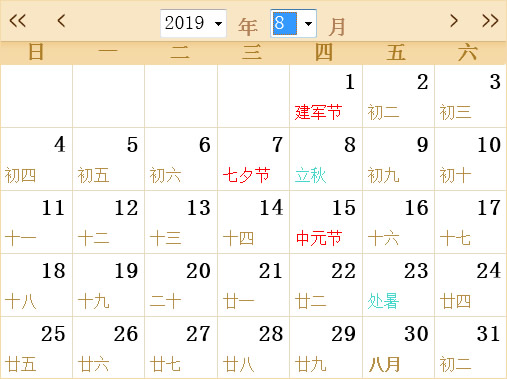
#> input picture image/rili.jpg, 507 x 379 px
$ jupyter execute --allow-errors '11霍夫变换.ipynb'
#> lines starting #> are read from the running program, lines starting #| are printed output that depends on the picture; after the words box and inside, x2 and y2 are one past the last pixel; in counts of white or black regions, pixels touching at a corner belong together
[cell 1]
import numpy as np
import cv2 as cv
import matplotlib.pyplot as plt

# 线检测

[cell 2]
img = cv.imread('./image/rili.jpg', 0)
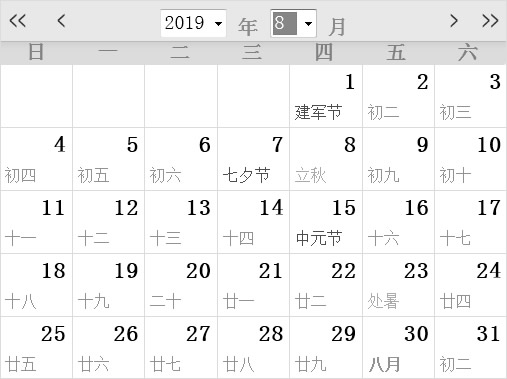
#> img: shape (379, 507); min 0, max 255, mean 242.4

[cell 3]
edges = cv.Canny(img, 50, 150)
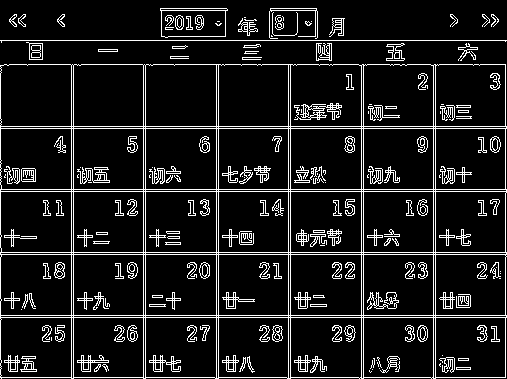
#> edges: shape (379, 507); 11% white in thin lines or dots

[cell 4]
plt.imshow(edges, cmap=plt.cm.gray)

[cell 5]
lines = cv.HoughLines(edges, 0.8, np.pi/180, 150)
#> lines = 28 rows, first 8: [40, 1.57], [128, 1.57], [188.8, 1.57], [191.2, 1.57], [252, 1.57], [315.2, 1.57], [316.8, 1.57], [125.6, 1.57]

[cell 6]
for line in lines:
    rho, theta = line[0]
    a = np.cos(theta)
    b = np.sin(theta)
    x0 = rho * a
    y0 = rho * b
    x1 = int(x0 + 1000 * (-b))
    y1 = int(y0 + 1000 * a)
    x2 = int(x0 - 1000 * (-b))
    y2 = int(y0 - 1000 * a)
    cv.line(img, (x1, y1), (x2, y2), (0,255,0))
#> this loop made 28 passes
#> (rho, theta, a, b, x0, y0, x1, y1) on passes 1 to 12: (40, 1.57, -4.37e-08, 1, -1.75e-06, 40, -1000, 39), (128, 1.57, -4.37e-08, 1, -5.6e-06, 128, -1000, 127), (188.8, 1.57, -4.37e-08, 1, -8.25e-06, 188.8, -1000, 188), (191.2, 1.57, -4.37e-08, 1, -8.36e-06, 191.2, -1000, 191), (252, 1.57, -4.37e-08, 1, -1.1e-05, 252, -1000, 251), (315.2, 1.57, -4.37e-08, 1, -1.38e-05, 315.2, -1000, 315), (316.8, 1.57, -4.37e-08, 1, -1.38e-05, 316.8, -1000, 316), (125.6, 1.57, -4.37e-08, 1, -5.49e-06, 125.6, -1000, 125), (253.6, 1.57, -4.37e-08, 1, -1.11e-05, 253.6, -1000, 253), (376.8, 1.57, -4.37e-08, 1, -1.65e-05, 376.8, -1000, 376), (64, 1.57, -4.37e-08, 1, -2.8e-06, 64, -1000, 63), (216, 0, 1, 0, 216, 0, 216, 1000)
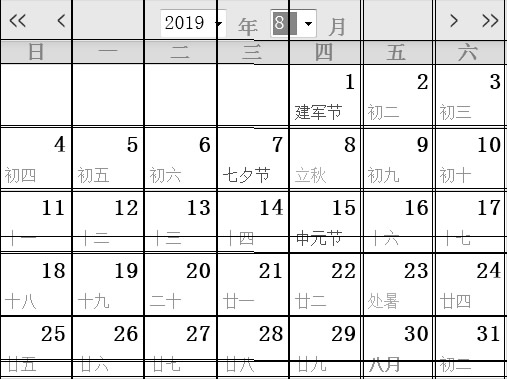
#> img: shape (379, 507); 6.35% of pixels changed, all inside (x1, y1, x2, y2) = (0, 0, 507, 379)

[cell 7]
plt.imshow(img)

[cell 8]
plt.imshow(img[ ::-1])
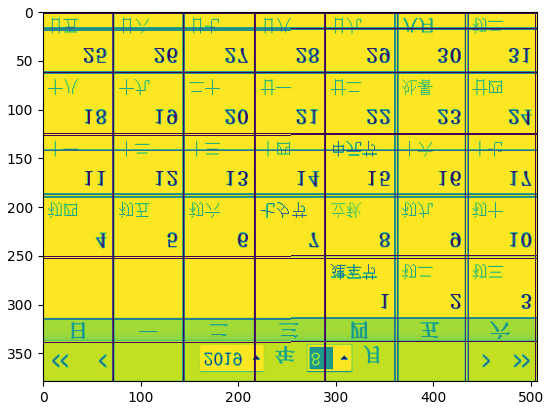
#> figure drawn by matplotlib, 1 panel

# 圆检测

[cell 9]
star = cv.imread('./image/star.jpeg')

#> (a cell that did not finish here is left out)

#> (a cell that did not finish here is left out)

[cell 12]
plt.imshow(img, cmap=plt.cm.gray)

[cell 13]
circles = cv.HoughCircles(img, cv.HOUGH_GRADIENT, 1, 200, param1=100, param2=50, minRadius=0, maxRadius=100)
#> circles = None

$ run again, with image/chessboard.jpg copied over image/rili.jpg
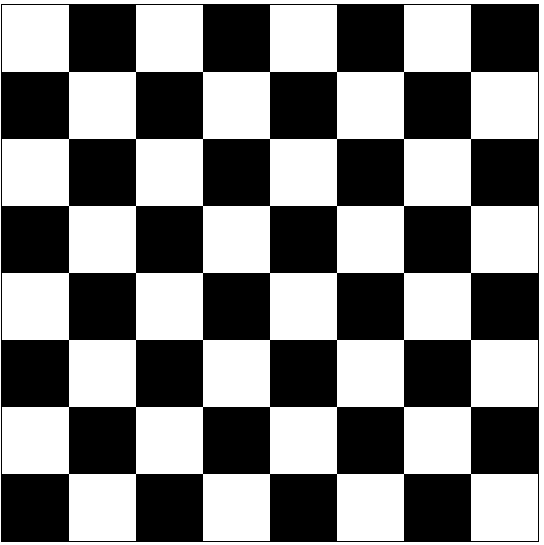
#> input picture image/chessboard.jpg, 544 x 545 px
#> `edges = cv.Canny(img, 50, 150)`:
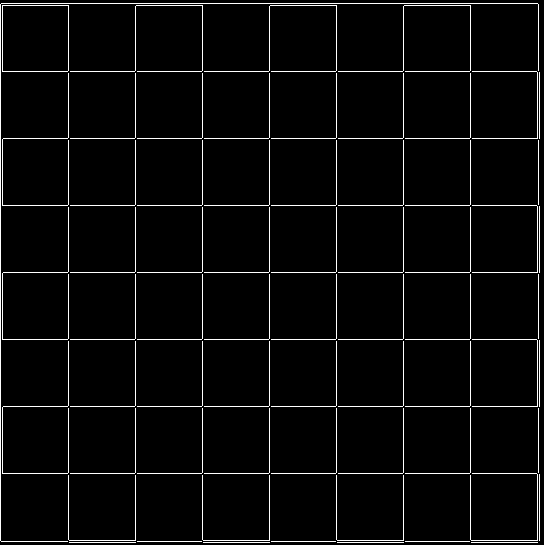
#> edges: shape (545, 544); 3.5% white in thin lines or dots
#> lines = 22 rows, first 8: [0, 0], [3.2, 1.57], [135.2, 0], [268.8, 0], [403.2, 0], [137.6, 1.57], [272, 1.57], [68, 0]
#> the loop `for line in lines:` made 22 passes
#> (rho, theta, a, b, x0, y0, x1, y1) on passes 1 to 7: (0, 0, 1, 0, 0, 0, 0, 1000), (3.2, 1.57, -4.37e-08, 1, -1.4e-07, 3.2, -1000, 3), (135.2, 0, 1, 0, 135.2, 0, 135, 1000), (268.8, 0, 1, 0, 268.8, 0, 268, 1000), (403.2, 0, 1, 0, 403.2, 0, 403, 1000), (137.6, 1.57, -4.37e-08, 1, -6.01e-06, 137.6, -1000, 137), (272, 1.57, -4.37e-08, 1, -1.19e-05, 272, -1000, 271)
#> `[cell 8] plt.imshow(img[ ::-1])`:
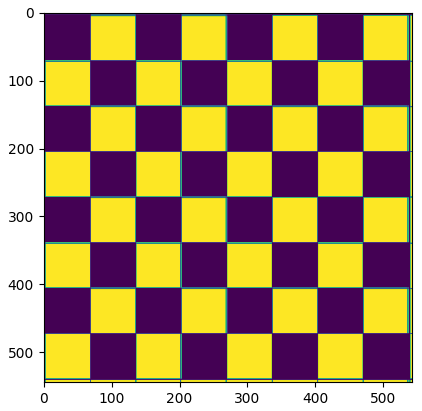
#> figure drawn by matplotlib, 1 panel
#> circles = None
